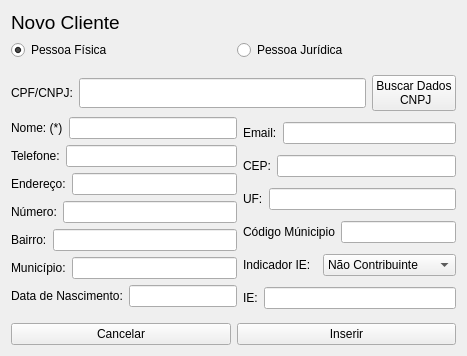
<?xml version="1.0" encoding="UTF-8"?>
<ui version="4.0">
 <class>InserirCliente</class>
 <widget class="QWidget" name="InserirCliente">
  <property name="geometry">
   <rect>
    <x>0</x>
    <y>0</y>
    <width>467</width>
    <height>356</height>
   </rect>
  </property>
  <property name="windowTitle">
   <string>Inserir Cliente</string>
  </property>
  <layout class="QVBoxLayout" name="verticalLayout_3">
   <item>
    <widget class="QLabel" name="label_7">
     <property name="font">
      <font>
       <pointsize>14</pointsize>
      </font>
     </property>
     <property name="text">
      <string>Novo Cliente</string>
     </property>
    </widget>
   </item>
   <item>
    <layout class="QHBoxLayout" name="horizontalLayout_8">
     <item>
      <widget class="QRadioButton" name="RadioB_Pfisica">
       <property name="text">
        <string>Pessoa Física</string>
       </property>
       <property name="checked">
        <bool>true</bool>
       </property>
      </widget>
     </item>
     <item>
      <widget class="QRadioButton" name="RadioB_Pjuridica">
       <property name="text">
        <string>Pessoa Jurídica</string>
       </property>
      </widget>
     </item>
    </layout>
   </item>
   <item>
    <spacer name="verticalSpacer_2">
     <property name="orientation">
      <enum>Qt::Orientation::Vertical</enum>
     </property>
     <property name="sizeHint" stdset="0">
      <size>
       <width>20</width>
       <height>40</height>
      </size>
     </property>
    </spacer>
   </item>
   <item>
    <layout class="QHBoxLayout" name="horizontalLayout_5">
     <item>
      <widget class="QLabel" name="label_5">
       <property name="text">
        <string>CPF/CNPJ:</string>
       </property>
      </widget>
     </item>
     <item>
      <widget class="QLineEdit" name="Ledit_Cpf">
       <property name="minimumSize">
        <size>
         <width>0</width>
         <height>30</height>
        </size>
       </property>
      </widget>
     </item>
     <item>
      <widget class="QPushButton" name="Btn_BuscaDados">
       <property name="text">
        <string>Buscar Dados 
 CNPJ</string>
       </property>
      </widget>
     </item>
    </layout>
   </item>
   <item>
    <layout class="QHBoxLayout" name="horizontalLayout_17">
     <item>
      <layout class="QVBoxLayout" name="verticalLayout">
       <item>
        <layout class="QHBoxLayout" name="horizontalLayout">
         <item>
          <widget class="QLabel" name="label">
           <property name="text">
            <string>Nome: (*)</string>
           </property>
          </widget>
         </item>
         <item>
          <widget class="QLineEdit" name="Ledit_Nome"/>
         </item>
        </layout>
       </item>
       <item>
        <layout class="QHBoxLayout" name="horizontalLayout_3">
         <item>
          <widget class="QLabel" name="label_3">
           <property name="text">
            <string>Telefone:</string>
           </property>
          </widget>
         </item>
         <item>
          <widget class="QLineEdit" name="Ledit_Telefone"/>
         </item>
        </layout>
       </item>
       <item>
        <layout class="QHBoxLayout" name="horizontalLayout_4">
         <item>
          <widget class="QLabel" name="label_4">
           <property name="text">
            <string>Endereço:</string>
           </property>
          </widget>
         </item>
         <item>
          <widget class="QLineEdit" name="Ledit_Endereco"/>
         </item>
        </layout>
       </item>
       <item>
        <layout class="QHBoxLayout" name="horizontalLayout_10">
         <item>
          <widget class="QLabel" name="label_9">
           <property name="text">
            <string>Número:</string>
           </property>
          </widget>
         </item>
         <item>
          <widget class="QLineEdit" name="Ledit_Numero">
           <property name="autoFillBackground">
            <bool>false</bool>
           </property>
          </widget>
         </item>
        </layout>
       </item>
       <item>
        <layout class="QHBoxLayout" name="horizontalLayout_11">
         <item>
          <widget class="QLabel" name="label_10">
           <property name="text">
            <string>Bairro:</string>
           </property>
          </widget>
         </item>
         <item>
          <widget class="QLineEdit" name="Ledit_Bairro"/>
         </item>
        </layout>
       </item>
       <item>
        <layout class="QHBoxLayout" name="horizontalLayout_12">
         <item>
          <widget class="QLabel" name="label_11">
           <property name="text">
            <string>Município:</string>
           </property>
          </widget>
         </item>
         <item>
          <widget class="QLineEdit" name="Ledit_Municipio"/>
         </item>
        </layout>
       </item>
       <item>
        <layout class="QHBoxLayout" name="horizontalLayout_6">
         <item>
          <widget class="QLabel" name="label_6">
           <property name="text">
            <string>Data de Nascimento:</string>
           </property>
          </widget>
         </item>
         <item>
          <widget class="QLineEdit" name="Ledit_DataNascimento"/>
         </item>
        </layout>
       </item>
       <item>
        <spacer name="verticalSpacer">
         <property name="orientation">
          <enum>Qt::Orientation::Vertical</enum>
         </property>
         <property name="sizeHint" stdset="0">
          <size>
           <width>20</width>
           <height>40</height>
          </size>
         </property>
        </spacer>
       </item>
      </layout>
     </item>
     <item>
      <layout class="QVBoxLayout" name="verticalLayout_2">
       <item>
        <layout class="QHBoxLayout" name="horizontalLayout_2">
         <item>
          <widget class="QLabel" name="label_2">
           <property name="text">
            <string>Email:</string>
           </property>
          </widget>
         </item>
         <item>
          <widget class="QLineEdit" name="Ledit_Email"/>
         </item>
        </layout>
       </item>
       <item>
        <layout class="QHBoxLayout" name="horizontalLayout_15">
         <item>
          <widget class="QLabel" name="label_14">
           <property name="text">
            <string>CEP:</string>
           </property>
          </widget>
         </item>
         <item>
          <widget class="QLineEdit" name="Ledit_CEP"/>
         </item>
        </layout>
       </item>
       <item>
        <layout class="QHBoxLayout" name="horizontalLayout_14">
         <item>
          <widget class="QLabel" name="label_13">
           <property name="text">
            <string>UF:</string>
           </property>
          </widget>
         </item>
         <item>
          <widget class="QLineEdit" name="Ledit_UF"/>
         </item>
        </layout>
       </item>
       <item>
        <layout class="QHBoxLayout" name="horizontalLayout_13">
         <item>
          <widget class="QLabel" name="label_12">
           <property name="text">
            <string>Código Múnicipio</string>
           </property>
          </widget>
         </item>
         <item>
          <widget class="QLineEdit" name="Ledit_CMun"/>
         </item>
        </layout>
       </item>
       <item>
        <layout class="QHBoxLayout" name="horizontalLayout_9">
         <item>
          <widget class="QLabel" name="label_8">
           <property name="maximumSize">
            <size>
             <width>80</width>
             <height>16777215</height>
            </size>
           </property>
           <property name="text">
            <string>Indicador IE:</string>
           </property>
          </widget>
         </item>
         <item>
          <widget class="QComboBox" name="CBox_IndIEDest">
           <item>
            <property name="text">
             <string>Não Contribuinte</string>
            </property>
           </item>
           <item>
            <property name="text">
             <string>Contribuinte ICMS</string>
            </property>
           </item>
           <item>
            <property name="text">
             <string>Contribuinte Isento</string>
            </property>
           </item>
          </widget>
         </item>
        </layout>
       </item>
       <item>
        <layout class="QHBoxLayout" name="horizontalLayout_16">
         <item>
          <widget class="QLabel" name="label_15">
           <property name="text">
            <string>IE:</string>
           </property>
          </widget>
         </item>
         <item>
          <widget class="QLineEdit" name="Ledit_IE"/>
         </item>
        </layout>
       </item>
      </layout>
     </item>
    </layout>
   </item>
   <item>
    <layout class="QHBoxLayout" name="horizontalLayout_7">
     <item>
      <widget class="QPushButton" name="Btn_Cancelar">
       <property name="text">
        <string>Cancelar</string>
       </property>
      </widget>
     </item>
     <item>
      <widget class="QPushButton" name="Btn_Inserir">
       <property name="text">
        <string>Inserir</string>
       </property>
      </widget>
     </item>
    </layout>
   </item>
  </layout>
 </widget>
 <resources/>
 <connections/>
</ui>
